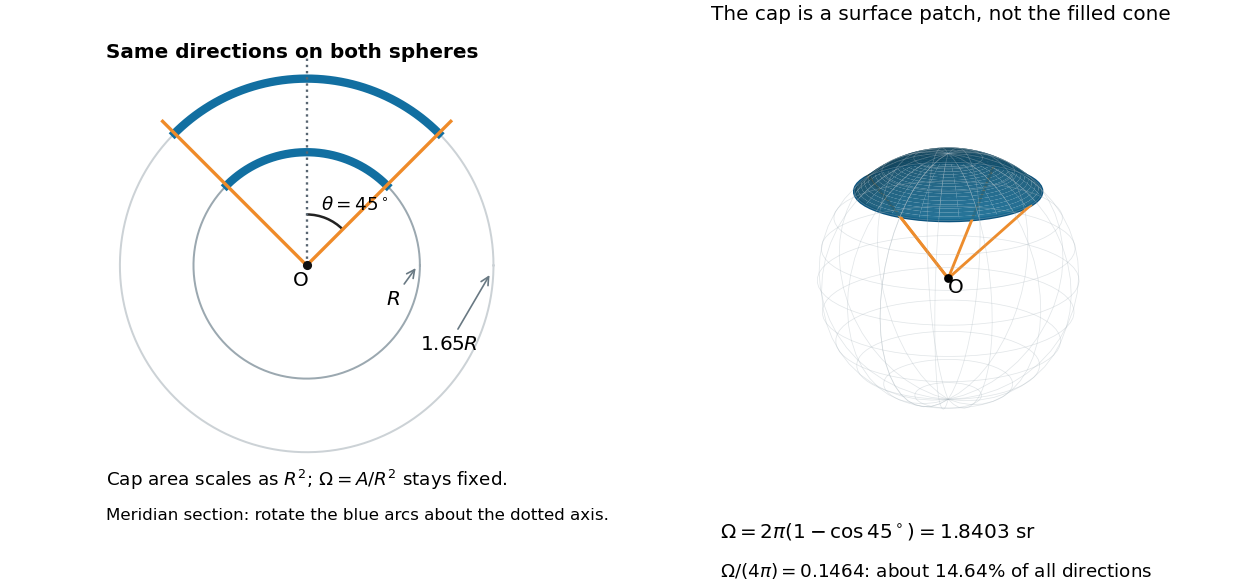

Reproduce this figure in Python.
"""Draw two views of a cone's direction set; output basename.png in cwd."""
from pathlib import Path
import matplotlib
matplotlib.use('Agg')
import matplotlib.pyplot as plt
from matplotlib.patches import Arc
import numpy as np


def main():
    plt.rcParams.update({'font.size': 12, 'figure.facecolor': 'white', 'axes.facecolor': 'white'})
    theta = np.pi / 4
    fig = plt.figure(figsize=(10.4, 4.9), layout='constrained')
    ax = fig.add_subplot(121)
    ax.set_aspect('equal')
    t = np.linspace(0, 2*np.pi, 500)
    for radius, color in [(1, '#9ba8b0'), (1.65, '#ccd2d6')]:
        ax.plot(radius*np.cos(t), radius*np.sin(t), color=color, lw=1.2)
        cap = np.linspace(np.pi/2-theta, np.pi/2+theta, 150)
        ax.plot(radius*np.cos(cap), radius*np.sin(cap), color='#126fa1', lw=5)
    for sign in [-1, 1]:
        ax.plot([0, sign*1.8*np.sin(theta)], [0, 1.8*np.cos(theta)], color='#ef8b29', lw=2)
    ax.plot([0,0], [0,1.85], color='#586571', ls=':', lw=1.4)
    ax.add_patch(Arc((0,0), .9,.9, theta1=45, theta2=90, color='#222222', lw=1.5))
    ax.text(.13,.49,r'$\theta=45^\circ$', fontsize=11)
    ax.scatter([0],[0],color='#111111',s=20,zorder=5)
    ax.text(-.12,-.18,'O')
    ax.annotate(r'$R$', (.98,0), (.70,-.35), arrowprops={'arrowstyle':'->','color':'#697983'})
    ax.annotate(r'$1.65R$', (1.63,-.06), (1.00,-.75), arrowprops={'arrowstyle':'->','color':'#697983'})
    ax.text(-1.77,1.83,'Same directions on both spheres', fontsize=12, weight='bold')
    ax.text(-1.77,-1.95,r'Cap area scales as $R^2$; $\Omega=A/R^2$ stays fixed.', fontsize=11)
    ax.text(-1.77,-2.25,'Meridian section: rotate the blue arcs about the dotted axis.', fontsize=10)
    ax.set_xlim(-1.9,1.9); ax.set_ylim(-2.4,2.05); ax.axis('off')

    ax3 = fig.add_subplot(122, projection='3d')
    ph = np.linspace(0,2*np.pi,60)
    polar = np.linspace(0,np.pi,25)
    pp,tt = np.meshgrid(ph,polar)
    ax3.plot_wireframe(np.sin(tt)*np.cos(pp),np.sin(tt)*np.sin(pp),np.cos(tt),
                       color='#aebac1', alpha=.36, linewidth=.45,rstride=2,cstride=4)
    pc,tc = np.meshgrid(ph,np.linspace(0,theta,24))
    ax3.plot_surface(np.sin(tc)*np.cos(pc),np.sin(tc)*np.sin(pc),np.cos(tc),
                     color='#218dc0',alpha=.94,linewidth=0,shade=True)
    ax3.plot(np.sin(theta)*np.cos(ph),np.sin(theta)*np.sin(ph),np.full_like(ph,np.cos(theta)),
              color='#0a537e', lw=2)
    for az in [0,np.pi/2,np.pi,3*np.pi/2]:
        ax3.plot([0,np.sin(theta)*np.cos(az)],[0,np.sin(theta)*np.sin(az)],
                   [0,np.cos(theta)],color='#ed8c2c',lw=1.7)
    ax3.scatter([0],[0],[0],color='black',s=18)
    ax3.text(0,0,-.12,'O')
    ax3.set_box_aspect((1,1,1)); ax3.set_axis_off(); ax3.view_init(elev=20,azim=30)
    ax3.set_title('The cap is a surface patch, not the filled cone',fontsize=12,pad=8)
    ax3.text2D(.06,.00,r'$\Omega=2\pi(1-\cos45^\circ)=1.8403\ \mathrm{sr}$',transform=ax3.transAxes,fontsize=12)
    ax3.text2D(.06,-.08,r'$\Omega/(4\pi)=0.1464$: about 14.64% of all directions',transform=ax3.transAxes,fontsize=11)
    fig.savefig(Path(__file__).with_suffix('.png').name,dpi=120,facecolor='white')
    plt.close(fig)


if __name__=='__main__':
    main()
